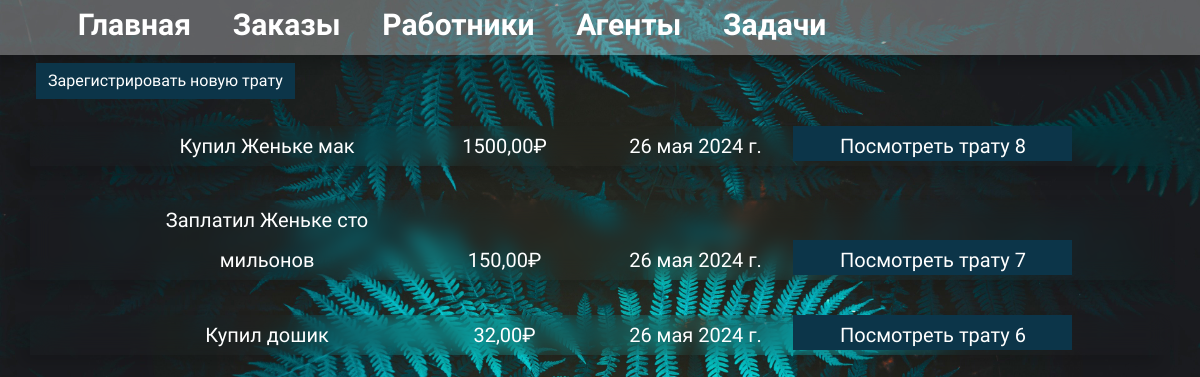
/money_calc/expenses, run on the app's committed database.
### money_calc/models.py (models this page shows, shortened)
class Expenses(models.Model):
    id = models.AutoField(primary_key=True)
    expense = models.CharField(max_length=250, verbose_name='Наименование траты')
    cost = models.DecimalField(max_digits=10, decimal_places=2, verbose_name='Сумма трат')
    data_expense = models.DateField(auto_now_add=True, verbose_name='Когда потратил ?')
    class Meta:
        verbose_name = 'Трата'
        verbose_name_plural = 'Расходы'

### money_calc/views.py (the view)
# urls.py: path('expenses', views.expenses, name='expenses'),
def expenses(request):
    latest_expenses_list = Expenses.objects.order_by('-id')
    context = {'latest_expenses_list': latest_expenses_list}
    return render(request, 'money_calc/expenses.html', context)

### money_calc/templates/money_calc/expenses.html (shortened to what this page needs)
{% extends 'money_calc/layout.html' %}
{% block content %}
{% if latest_expenses_list %}
<div class="container">
    <div class="row">
        {% for expense in latest_expenses_list %}
        <div class="col-md-12 order">
            <div class="col-md-3 field">{{ expense.expense }}</div>
            <div class="col-md-2 field">{{ expense.cost }}₽</div>
            <div class="col-md-2 field">{{ expense.data_expense }}</div>
            <a href="{% url 'expenses-expense' expense.id %}"><div class="col-md-2 text-btn">Посмотреть трату {{ expense.id }}</div></a>
        </div>
    {% endfor %}
{% else %}
    <p>No expenses are available.</p>
{% endif %}
    </div>
</div>
{% endblock %}

### money_calc/static/money_calc/style.css (style rules this page uses)
body { font-family: "Source Sans 3", sans-serif; font-optical-sizing: auto; font-weight: 400; font-style: normal; background-image: url('/static/money_calc/img/bg.jpg'); background-size: cover; color: #fff; }
a { text-decoration: none; }
.order { margin-top: 3%; font-size: 20px; line-height: 40px; backdrop-filter: blur(10px); text-align: center; box-shadow: -10px 10px 15px rgb(0 0 0 / 15%); color: #fff; }
.field { display: inline-block; }
.text-btn { display: inline-block; width: 25%; height: 35px; background-color: #0c3549; text-decoration: none; color: #fff; }

### data on the page
Expenses: expense "Купил Женьке мак", cost "1500,00", data_expense "26 мая 2024 г.", id "8"
Expenses: expense "Заплатил Женьке сто мильонов", cost "150,00", data_expense "26 мая 2024 г.", id "7"
Expenses: expense "Купил дошик", cost "32,00", data_expense "26 мая 2024 г.", id "6"
